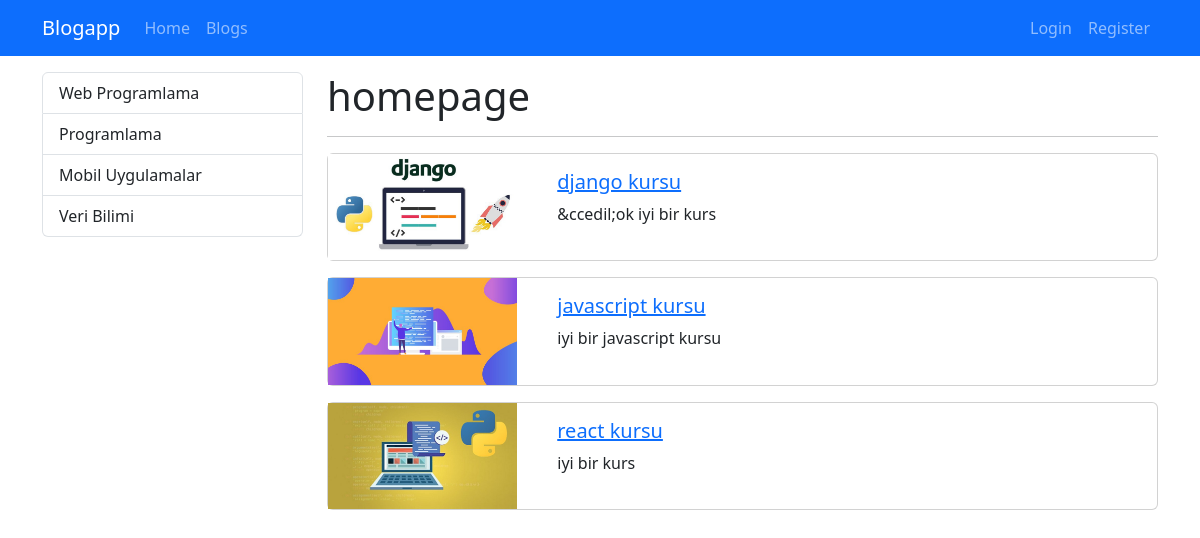
The app's page /, older data.
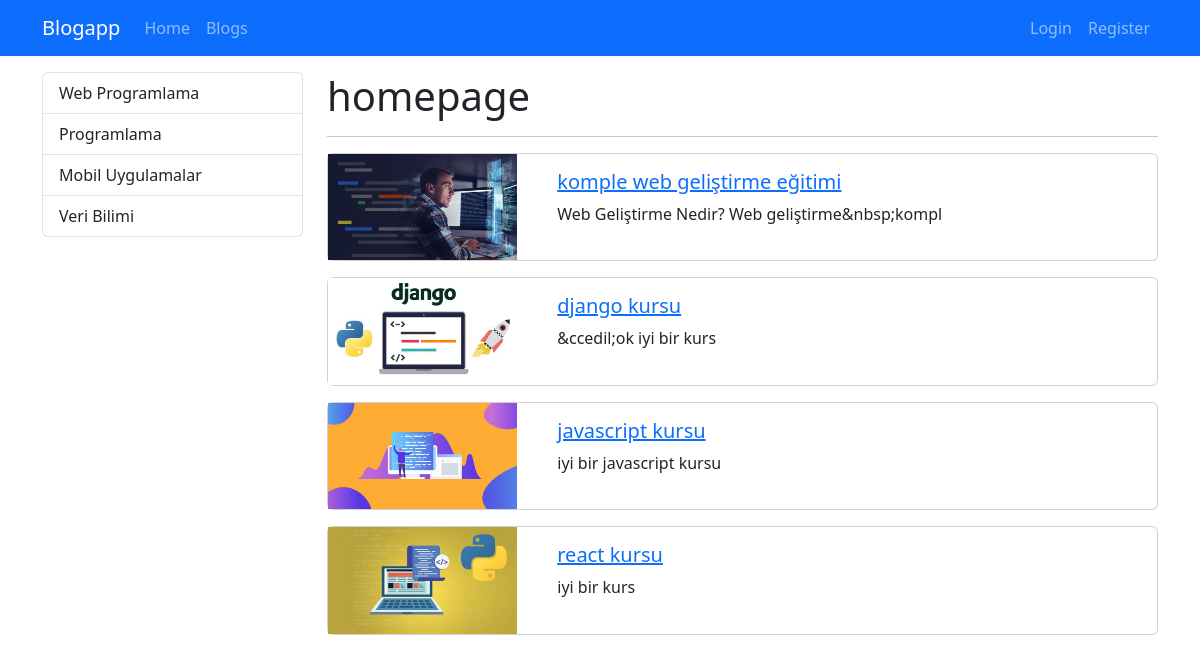
The same page, newer data.
### blog/models.py (models this page shows, shortened)
class Category(models.Model):
    name = models.CharField(max_length=150)
    slug = models.SlugField(null=False, blank=True, unique=True, db_index=True, editable=False)

class Blog(models.Model):
    title = models.CharField(max_length=200)
    image = models.ImageField(upload_to="blogs")
    description = RichTextField()
    is_active = models.BooleanField(default=False)
    is_home = models.BooleanField(default=False)
    slug = models.SlugField(null=False, blank=True, unique=True, db_index=True, editable=False)
    categories = models.ManyToManyField(Category, blank=True)

### blog/views.py (the view)
# urls.py: path("", views.index, name="home"),
def index(request):
    context = {
        "blogs": Blog.objects.filter(is_active=True, is_home=True),
        "categories": Category.objects.all()
    }
    return render(request, "blog/index.html",context)

### blog/templates/blog/index.html (shortened to what this page needs)
{% extends 'base.html' %}
{% load static %}
{% block css_files %}
    <link rel="stylesheet" href= {% static 'blog/css/style.css' %} >
{% endblock  %}
{% block content %}
<div class="container mt-3">
    <div class="row">
        <div class="col-3">
            {% include 'partials/_categories.html' %}
        </div>
        <div class="col-9">
            <h1>homepage</h1>
            <hr>
            {% for blog in blogs %}
                {% if blog.is_home and blog.is_active %}
                    {% include 'blog/partials/_blog.html' %}
                {% endif %}
            {% endfor %}
        </div>
    </div>
</div>
{% endblock  %}

### templates/partials/_categories.html
<div class="list-group">
    {% for category in categories %}
        {% if category.slug == selected_category %}
            <a class="list-group-item list-group-item-action active" href="{% url 'blogs_by_category' category.slug %}">{{category.name|title }}</a>
        {% else %}
            <a class="list-group-item list-group-item-action" href="{% url 'blogs_by_category' category.slug %}">{{category.name|title }}</a>
        {% endif %}
    {% endfor %}
</div>

### blog/templates/blog/partials/_blog.html
{% load static %}
<div class="card mb-3">
    <div class="row">
        <div class="col-md-3">
            <img src="{{ blog.image.url }}" alt="" class="img-fluid">
        </div>
        <div class="col-md-9">
            <div class="card-body">
                <h5>
                    <a href= "{% url 'blog_details' blog.slug %}">
                        {{ blog.title }}
                    </a>
                </h5>
                <p class="card-text">{{ blog.description|striptags|slice:"0:50"}}</p>
            </div>
        </div>
    </div>
</div>

Row changes from the older to the newer data that the page shows:
now on this page (row edited): Blog: image (picture), title "komple web geliştirme eğitimi", description "Web Geliştirme Nedir? Web geliştirme&nbsp;kompl"
